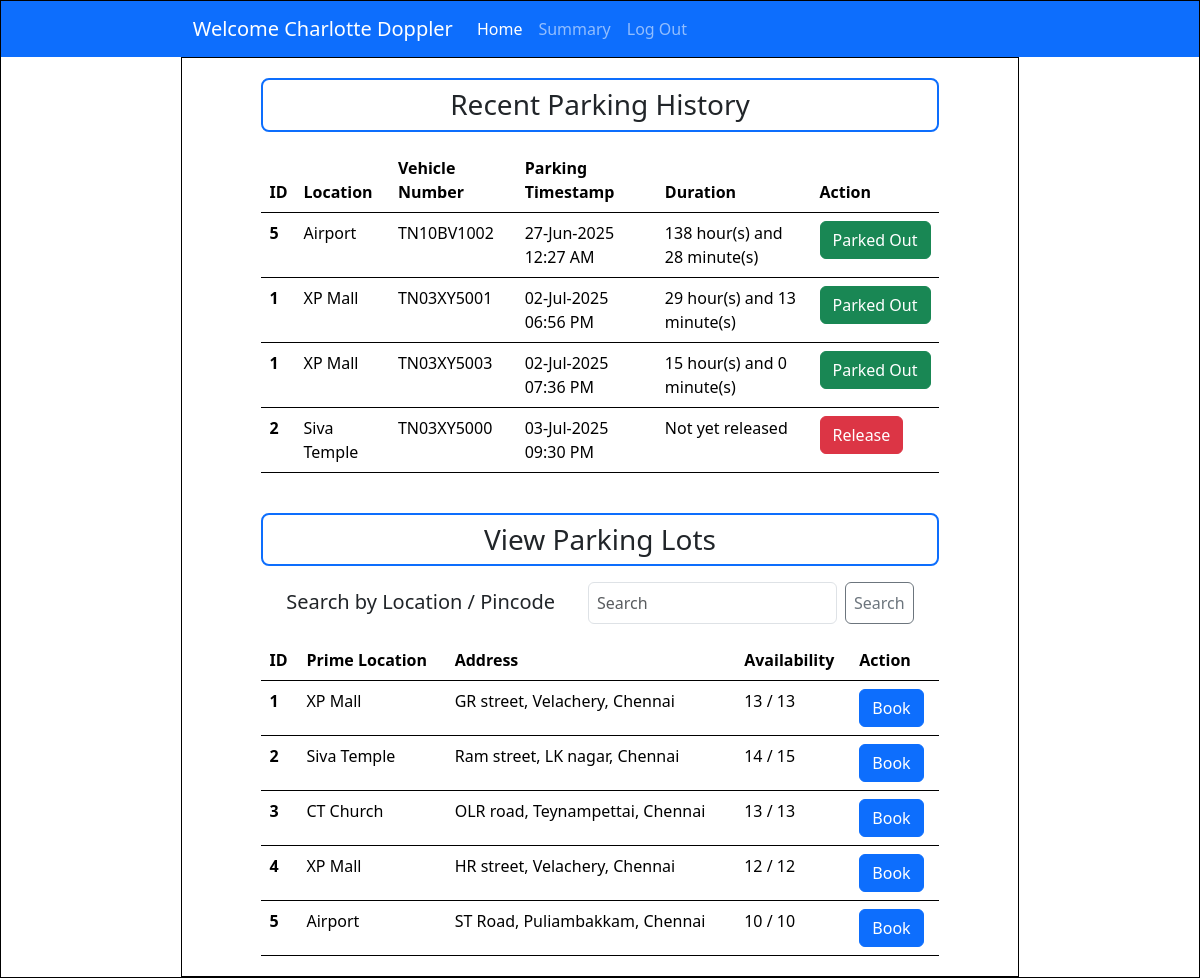
Page /user_dashboard (signed in) on the committed database.
### controllers/models.py (models this page shows)
class User(db.Model, UserMixin):
    id = db.Column(db.Integer, primary_key=True)
    username = db.Column(db.String, unique=True, nullable = False)
    password = db.Column(db.String, nullable=False)
    name = db.Column(db.String, nullable=False)
    address = db.Column(db.String, nullable=False)
    type = db.Column(db.String, default="general")
    pincode = db.Column(db.String(6), nullable=False)
    reservations = db.relationship('Reservation', backref='user')

class ParkingLot(db.Model):
    id = db.Column(db.Integer, primary_key = True)
    prime_location_name = db.Column(db.String, nullable=False)
    price = db.Column(db.Integer, nullable=False)
    address = db.Column(db.String, nullable=False)
    pincode = db.Column(db.Integer,nullable = False)
    maximum_spots = db.Column(db.Integer, nullable=False)
    active = db.Column(db.Boolean, nullable=False, default=True)
    spots = db.relationship('ParkingSpot', backref='lot')

class Reservation(db.Model):
    id = db.Column(db.Integer, primary_key = True)
    spot_id = db.Column(db.Integer, db.ForeignKey('parking_spot.id'), nullable=False)
    user_id = db.Column(db.Integer, db.ForeignKey('user.id'), nullable = False)
    lot_id = db.Column(db.Integer, db.ForeignKey('parking_lot.id'), nullable = False)
    parking_timestamp = db.Column(db.DateTime(timezone=True), nullable=False)
    leaving_timestamp = db.Column(db.DateTime(timezone=True), nullable=True)
    parking_price = db.Column(db.Integer, nullable=False)
    vehicle_no = db.Column(db.String, nullable=False)

### controllers/controller.py (the view, shortened to what this page needs)
@app.route("/user_dashboard", methods=["GET", "POST"])
@login_required
def user_dashboard():
    lots = ParkingLot.query.all()
    lots_avl = []
    keyword = ""
    for lot in lots:
        total_spots = ParkingSpot.query.filter_by(lot_id=lot.id, active=1).count()
        avl_spots = ParkingSpot.query.filter_by(lot_id=lot.id, status="A").count()
        lots_avl.append({
            "lot": lot,
            "available": avl_spots,
            "total": total_spots
        })
    reservations = Reservation.query.filter_by(user_id=current_user.id)
    parking_history = []
    for event in reservations:
        lot = ParkingLot.query.filter_by(id=event.lot_id).first()
        duration='Not yet released'
        if event.leaving_timestamp!=None:
            total_minutes = int((event.leaving_timestamp - event.parking_timestamp).total_seconds() / 60)
            duration = "{} hour(s) and {} minute(s)".format(total_minutes//60, total_minutes%60 )
        parking_history.append({"booking": event, "lot": lot, "duration": duration })
    return render_template("user_home.html", lots=lots_avl, user=current_user, history=parking_history)

### app.py (called while the page is built)
@login_manager.user_loader
def load_user(user_id):
    return User.query.get(int(user_id))

### templates/user_home.html (shortened to what this page needs)
<!DOCTYPE html>
<html lang="en">
<head>
    <link href="https://cdn.jsdelivr.net/npm/bootstrap@5.3.6/dist/css/bootstrap.min.css" rel="stylesheet"
>
    <link rel="stylesheet" href="../static/style.css">
</head>
<body>
    <div id="main">
        <nav class="navbar navbar-expand-lg bg-primary" data-bs-theme="dark">
            <div class="container-fluid">
                <a class="navbar-brand" href="#">Welcome {{user.name}}</a>
                <div class="collapse navbar-collapse" id="navbarNavAltMarkup">
                    <div class="navbar-nav">
                        <a class="nav-link active" aria-current="page" href="#">Home</a>
                        <a class="nav-link" href="#">Summary</a>
                        <a class="nav-link" href="/login">Log Out</a>
                    </div>
                </div>
            </div>
        </nav>
        <div id="canvas">
            <div class="h3 text-center pt-2 pb-2 mb-3 rounded-3 border border-2 border-primary" style="margin: auto; width: 85%;">Recent Parking History</div>
            <table class="table" style="margin: auto; width: 85%; border: 2px;">
                <thead>
                    <tr>
                        <th scope="col">ID</th>
                        <th scope="col">Location</th>
                        <th scope="col">Vehicle Number</th>
                        <th scope="col">Parking Timestamp</th>
                        <th scope="col">Duration</th>
                        <th scope="col">Action</th>
                    </tr>
                </thead>
                <tbody>
                    {% for event in history %}
                    <tr>
                        <th scope="row">{{ event.lot.id }}</th>
                        <td>{{ event.lot.prime_location_name }}</td>
                        <td>{{ event.booking.vehicle_no }}</td>
                        <td>{{ event.booking.parking_timestamp.strftime('%d-%b-%Y %I:%M %p') }}</td>
                        <td>{{ event.duration }}</td>
                        <td>
                            {% if not event.booking.leaving_timestamp %}
                            <div>
                                <a href="{{ url_for('release_spot', booking_id=event.booking.id) }}"
                                    class="btn btn-danger">Release</a>
                            </div>
                            {% else %}
                            <div>
                                <input type="button" class="btn btn-success readonly" value="Parked Out">
                            </div>
                            {% endif %}
                        </td>
                    </tr>
                    {% endfor %}
                </tbody>
            </table>
            <br>
            <div class="h3 text-center pt-2 pb-2 mt-3 mb-3 rounded-3 border border-2 border-primary" style="margin: auto; width: 85%;">View Parking Lots</div>
                <div class="d-flex justify-content-evenly align-self-center flex-row mb-3" style="width: 85%; margin:auto">
                    <p class="h5 mb-0 mt-2">Search by Location / Pincode</a>
                    <form class="d-flex" role="search" method="post">
                        <input class="form-control p-2 mx-2" type="search" placeholder="Search" name="keyword" aria-label="Search" />
                        <button class="btn btn-outline-secondary p-2" type="submit">Search</button>
                    </form>
                </div>
            <table class="table" style="margin: auto; width: 85%; border: 2px;">
                <thead>
                    <tr>
                        <th scope="col">ID</th>
                        <th scope="col">Prime Location</th>
                        <th scope="col">Address</th>
                        <th scope="col">Availability</th>
                        <th scope="col">Action</th>
                    </tr>
                </thead>
                <tbody>
                    {% for item in lots %}
                    <tr>
                        <th scope="row">{{ item.lot.id }}</th>
                        <td>{{ item.lot.prime_location_name }}</td>
                        <td>{{ item.lot.address }}</td>
                        <td>{{ item.available }} / {{ item.total }}</td>
                        <td>
                            <div>
                                <a href="{{ url_for('book_spot', lot_id=item.lot.id) }}"
                                    class="btn btn-primary">Book</a>
                            </div>
                        </td>
                    </tr>
                    {% endfor %}
                </tbody>
            </table>
        </div>
    </div>
</body>
</html>

### static/style.css (style rules this page uses)
* { margin: 0px; }
#main, #canvas { border: 1px solid black; }
#canvas { width: 70%; margin: auto; height: auto; min-height: 760px; padding: 20px }
.navbar { padding-left: 15%; padding-right: 15%; }

### rows in the picture
User: name "Charlotte Doppler"
ParkingLot: lot.id "5", lot.prime_location_name "Airport", lot.id "5", lot.prime_location_name "Airport", lot.address "ST Road, Puliambakkam, Chennai"
Reservation: booking.vehicle_no "TN10BV1002", booking.parking_timestamp "27-Jun-2025 12:27 AM"
ParkingLot: lot.id "1" "1", lot.prime_location_name "XP Mall" "XP Mall", lot.id "1", lot.prime_location_name "XP Mall", lot.address "GR street, Velachery, Chennai"
Reservation: booking.vehicle_no "TN03XY5001", booking.parking_timestamp "02-Jul-2025 06:56 PM"
Reservation: booking.vehicle_no "TN03XY5003", booking.parking_timestamp "02-Jul-2025 07:36 PM"
ParkingLot: lot.id "2", lot.prime_location_name "Siva Temple", lot.id "2", lot.prime_location_name "Siva Temple", lot.address "Ram street, LK nagar, Chennai"
Reservation: booking.vehicle_no "TN03XY5000", booking.parking_timestamp "03-Jul-2025 09:30 PM"
ParkingLot: lot.id "3", lot.prime_location_name "CT Church", lot.address "OLR road, Teynampettai, Chennai"
ParkingLot: lot.id "4", lot.prime_location_name "XP Mall", lot.address "HR street, Velachery, Chennai"

### other values in the picture
{{ event.duration }} "138 hour(s) and 28 minute(s)" "29 hour(s) and 13 minute(s)" "15 hour(s) and 0 minute(s)" "Not yet released"
{{ item.available }} "13" "14" "13" "12" "10"
{{ item.total }} "13" "15" "13" "12" "10"
